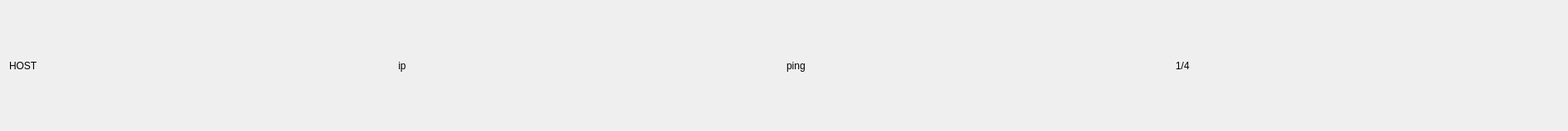
<?xml version="1.0" encoding="UTF-8"?>
<ui version="4.0">
 <class>Form</class>
 <widget class="QWidget" name="Form">
  <property name="geometry">
   <rect>
    <x>0</x>
    <y>0</y>
    <width>1886</width>
    <height>157</height>
   </rect>
  </property>
  <property name="windowTitle">
   <string>Form</string>
  </property>
  <layout class="QHBoxLayout" name="horizontalLayout">
   <item>
    <widget class="QLabel" name="host">
     <property name="text">
      <string>HOST</string>
     </property>
    </widget>
   </item>
   <item>
    <widget class="QLabel" name="ip">
     <property name="text">
      <string>ip</string>
     </property>
    </widget>
   </item>
   <item>
    <widget class="QLabel" name="ping">
     <property name="text">
      <string>ping</string>
     </property>
    </widget>
   </item>
   <item>
    <widget class="QLabel" name="count">
     <property name="text">
      <string>1/4</string>
     </property>
    </widget>
   </item>
  </layout>
 </widget>
 <resources/>
 <connections/>
</ui>
